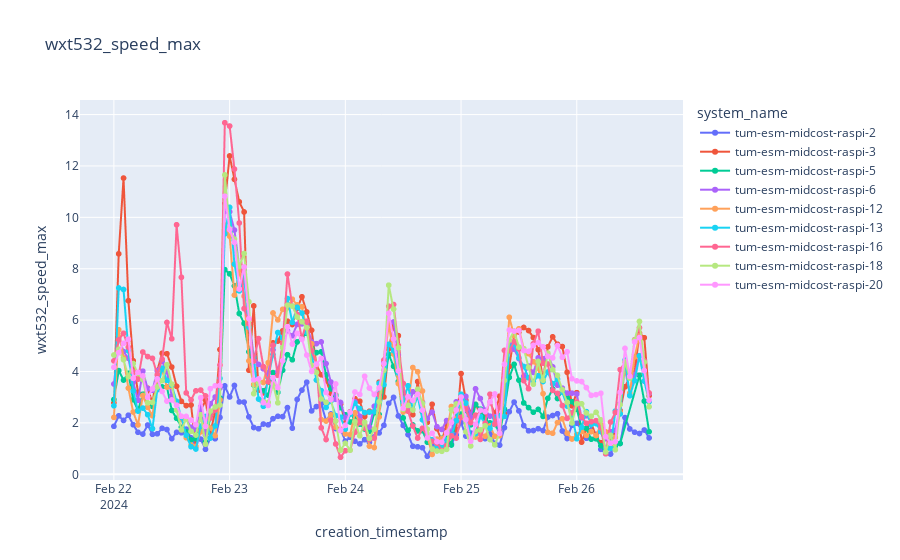

The cell this chart's notebook holds for it:
### Code cell
plot_sensor_measurement(df,sensor_id,col_name="wxt532_speed_max",filter=filter)
